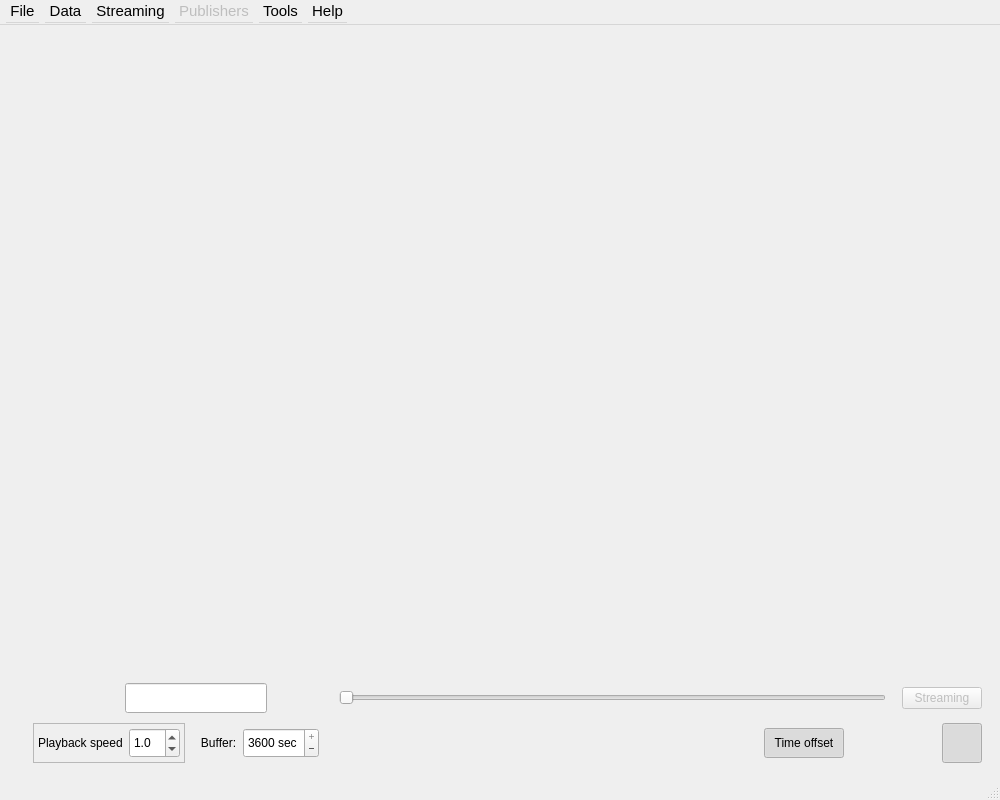
<?xml version="1.0" encoding="UTF-8"?>
<ui version="4.0">
 <class>MainWindow</class>
 <widget class="QMainWindow" name="MainWindow">
  <property name="windowModality">
   <enum>Qt::NonModal</enum>
  </property>
  <property name="geometry">
   <rect>
    <x>0</x>
    <y>0</y>
    <width>1000</width>
    <height>800</height>
   </rect>
  </property>
  <property name="focusPolicy">
   <enum>Qt::StrongFocus</enum>
  </property>
  <property name="windowTitle">
   <string>PlotJuggler</string>
  </property>
  <property name="windowIcon">
   <iconset>
    <normaloff>:/style_light/office_chart_line_stacked.png</normaloff>:/style_light/office_chart_line_stacked.png</iconset>
  </property>
  <property name="styleSheet">
   <string notr="true"/>
  </property>
  <widget class="QWidget" name="centralWidget">
   <layout class="QVBoxLayout" name="verticalLayout">
    <property name="leftMargin">
     <number>6</number>
    </property>
    <property name="topMargin">
     <number>6</number>
    </property>
    <property name="rightMargin">
     <number>6</number>
    </property>
    <property name="bottomMargin">
     <number>6</number>
    </property>
    <item>
     <widget class="QSplitter" name="splitter">
      <property name="frameShape">
       <enum>QFrame::NoFrame</enum>
      </property>
      <property name="midLineWidth">
       <number>0</number>
      </property>
      <property name="orientation">
       <enum>Qt::Horizontal</enum>
      </property>
      <property name="opaqueResize">
       <bool>true</bool>
      </property>
      <property name="handleWidth">
       <number>1</number>
      </property>
      <property name="childrenCollapsible">
       <bool>false</bool>
      </property>
      <widget class="QFrame" name="leftFrame">
       <layout class="QVBoxLayout" name="leftLayout">
        <property name="spacing">
         <number>0</number>
        </property>
        <property name="leftMargin">
         <number>4</number>
        </property>
        <property name="topMargin">
         <number>4</number>
        </property>
        <property name="rightMargin">
         <number>4</number>
        </property>
        <property name="bottomMargin">
         <number>4</number>
        </property>
       </layout>
      </widget>
      <widget class="QWidget" name="plottingArea" native="true">
       <layout class="QVBoxLayout" name="verticalLayout_2">
        <property name="spacing">
         <number>0</number>
        </property>
        <property name="leftMargin">
         <number>4</number>
        </property>
        <property name="topMargin">
         <number>4</number>
        </property>
        <property name="rightMargin">
         <number>4</number>
        </property>
        <property name="bottomMargin">
         <number>4</number>
        </property>
        <item>
         <layout class="QVBoxLayout" name="plottingLayout">
          <property name="spacing">
           <number>0</number>
          </property>
          <item>
           <spacer name="verticalSpacer">
            <property name="orientation">
             <enum>Qt::Vertical</enum>
            </property>
            <property name="sizeHint" stdset="0">
             <size>
              <width>20</width>
              <height>0</height>
             </size>
            </property>
           </spacer>
          </item>
          <item>
           <widget class="QWidget" name="widgetTimescale" native="true">
            <property name="maximumSize">
             <size>
              <width>16777215</width>
              <height>40</height>
             </size>
            </property>
            <layout class="QHBoxLayout" name="horizontalLayoutZoom" stretch="0,0,0,0,0,0,0">
             <property name="leftMargin">
              <number>8</number>
             </property>
             <property name="topMargin">
              <number>0</number>
             </property>
             <property name="rightMargin">
              <number>8</number>
             </property>
             <property name="bottomMargin">
              <number>0</number>
             </property>
             <item>
              <widget class="QPushButton" name="pushButtonOptions">
               <property name="minimumSize">
                <size>
                 <width>40</width>
                 <height>40</height>
                </size>
               </property>
               <property name="maximumSize">
                <size>
                 <width>40</width>
                 <height>40</height>
                </size>
               </property>
               <property name="focusPolicy">
                <enum>Qt::NoFocus</enum>
               </property>
               <property name="toolTip">
                <string>&lt;html&gt;&lt;head/&gt;&lt;body&gt;&lt;p&gt;Show/Hide extra options&lt;/p&gt;&lt;/body&gt;&lt;/html&gt;</string>
               </property>
               <property name="styleSheet">
                <string notr="true"/>
               </property>
               <property name="text">
                <string/>
               </property>
               <property name="icon">
                <iconset>
                 <normaloff>:/style_light/settings_cog.png</normaloff>:/style_light/settings_cog.png</iconset>
               </property>
               <property name="iconSize">
                <size>
                 <width>28</width>
                 <height>28</height>
                </size>
               </property>
               <property name="checkable">
                <bool>true</bool>
               </property>
               <property name="flat">
                <bool>true</bool>
               </property>
              </widget>
             </item>
             <item>
              <widget class="QPushButton" name="pushButtonTimeTracker">
               <property name="minimumSize">
                <size>
                 <width>40</width>
                 <height>40</height>
                </size>
               </property>
               <property name="maximumSize">
                <size>
                 <width>40</width>
                 <height>40</height>
                </size>
               </property>
               <property name="focusPolicy">
                <enum>Qt::NoFocus</enum>
               </property>
               <property name="toolTip">
                <string>&lt;html&gt;&lt;head/&gt;&lt;body&gt;&lt;p&gt;Change the amount of information displayed with the vertical TimeTracker&lt;/p&gt;&lt;/body&gt;&lt;/html&gt;</string>
               </property>
               <property name="styleSheet">
                <string notr="true"/>
               </property>
               <property name="text">
                <string/>
               </property>
               <property name="icon">
                <iconset>
                 <normaloff>:/style_light/line_tracker_1.png</normaloff>:/style_light/line_tracker_1.png</iconset>
               </property>
               <property name="iconSize">
                <size>
                 <width>36</width>
                 <height>36</height>
                </size>
               </property>
               <property name="flat">
                <bool>true</bool>
               </property>
              </widget>
             </item>
             <item>
              <widget class="QLineEdit" name="displayTime">
               <property name="sizePolicy">
                <sizepolicy hsizetype="MinimumExpanding" vsizetype="Fixed">
                 <horstretch>0</horstretch>
                 <verstretch>0</verstretch>
                </sizepolicy>
               </property>
               <property name="minimumSize">
                <size>
                 <width>80</width>
                 <height>30</height>
                </size>
               </property>
               <property name="maximumSize">
                <size>
                 <width>200</width>
                 <height>30</height>
                </size>
               </property>
               <property name="font">
                <font>
                 <pointsize>11</pointsize>
                </font>
               </property>
               <property name="alignment">
                <set>Qt::AlignCenter</set>
               </property>
               <property name="readOnly">
                <bool>true</bool>
               </property>
              </widget>
             </item>
             <item>
              <layout class="QHBoxLayout" name="horizontalLayout_3">
               <property name="spacing">
                <number>0</number>
               </property>
               <property name="leftMargin">
                <number>0</number>
               </property>
               <item>
                <widget class="QPushButton" name="playbackLoop">
                 <property name="minimumSize">
                  <size>
                   <width>30</width>
                   <height>30</height>
                  </size>
                 </property>
                 <property name="maximumSize">
                  <size>
                   <width>30</width>
                   <height>30</height>
                  </size>
                 </property>
                 <property name="focusPolicy">
                  <enum>Qt::NoFocus</enum>
                 </property>
                 <property name="toolTip">
                  <string>&lt;html&gt;&lt;head/&gt;&lt;body&gt;&lt;p&gt;Loop&lt;/p&gt;&lt;/body&gt;&lt;/html&gt;</string>
                 </property>
                 <property name="text">
                  <string/>
                 </property>
                 <property name="icon">
                  <iconset>
                   <normaloff>:/style_light/loop.png</normaloff>:/style_light/loop.png</iconset>
                 </property>
                 <property name="iconSize">
                  <size>
                   <width>28</width>
                   <height>28</height>
                  </size>
                 </property>
                 <property name="checkable">
                  <bool>true</bool>
                 </property>
                 <property name="flat">
                  <bool>true</bool>
                 </property>
                </widget>
               </item>
               <item>
                <widget class="QPushButton" name="pushButtonPlay">
                 <property name="minimumSize">
                  <size>
                   <width>30</width>
                   <height>30</height>
                  </size>
                 </property>
                 <property name="maximumSize">
                  <size>
                   <width>30</width>
                   <height>30</height>
                  </size>
                 </property>
                 <property name="focusPolicy">
                  <enum>Qt::NoFocus</enum>
                 </property>
                 <property name="toolTip">
                  <string>&lt;html&gt;&lt;head/&gt;&lt;body&gt;&lt;p&gt;Start/Stop player&lt;/p&gt;&lt;p&gt;( &lt;span style=&quot; font-weight:600;&quot;&gt;Space &lt;/span&gt;)&lt;/p&gt;&lt;/body&gt;&lt;/html&gt;</string>
                 </property>
                 <property name="styleSheet">
                  <string notr="true">QPushButton:checked {
    background-color: transparent;
    border:  0px;
    padding: 3px;
    outline: none;
}</string>
                 </property>
                 <property name="text">
                  <string/>
                 </property>
                 <property name="icon">
                  <iconset>
                   <normaloff>:/style_light/play_arrow.png</normaloff>
                   <normalon>:/style_light/pause.png</normalon>:/style_light/play_arrow.png</iconset>
                 </property>
                 <property name="iconSize">
                  <size>
                   <width>36</width>
                   <height>36</height>
                  </size>
                 </property>
                 <property name="checkable">
                  <bool>true</bool>
                 </property>
                 <property name="checked">
                  <bool>false</bool>
                 </property>
                 <property name="flat">
                  <bool>true</bool>
                 </property>
                </widget>
               </item>
              </layout>
             </item>
             <item>
              <widget class="RealSlider" name="timeSlider">
               <property name="enabled">
                <bool>true</bool>
               </property>
               <property name="sizePolicy">
                <sizepolicy hsizetype="Expanding" vsizetype="Fixed">
                 <horstretch>1</horstretch>
                 <verstretch>0</verstretch>
                </sizepolicy>
               </property>
               <property name="minimumSize">
                <size>
                 <width>0</width>
                 <height>40</height>
                </size>
               </property>
               <property name="maximumSize">
                <size>
                 <width>16777215</width>
                 <height>40</height>
                </size>
               </property>
               <property name="focusPolicy">
                <enum>Qt::WheelFocus</enum>
               </property>
               <property name="maximum">
                <number>0</number>
               </property>
               <property name="orientation">
                <enum>Qt::Horizontal</enum>
               </property>
               <property name="tickPosition">
                <enum>QSlider::NoTicks</enum>
               </property>
               <property name="tickInterval">
                <number>1</number>
               </property>
              </widget>
             </item>
             <item>
              <spacer name="horizontalSpacer">
               <property name="orientation">
                <enum>Qt::Horizontal</enum>
               </property>
               <property name="sizeHint" stdset="0">
                <size>
                 <width>10</width>
                 <height>20</height>
                </size>
               </property>
              </spacer>
             </item>
             <item>
              <widget class="QPushButton" name="pushButtonStreaming">
               <property name="enabled">
                <bool>false</bool>
               </property>
               <property name="focusPolicy">
                <enum>Qt::NoFocus</enum>
               </property>
               <property name="toolTip">
                <string>&lt;html&gt;&lt;head/&gt;&lt;body&gt;&lt;p&gt;Start/Stop streaming&lt;/p&gt;&lt;p&gt;( &lt;span style=&quot; font-weight:600;&quot;&gt;CTRL+Space &lt;/span&gt;)&lt;/p&gt;&lt;/body&gt;&lt;/html&gt;</string>
               </property>
               <property name="text">
                <string>Streaming</string>
               </property>
               <property name="checkable">
                <bool>true</bool>
               </property>
              </widget>
             </item>
            </layout>
           </widget>
          </item>
          <item>
           <widget class="QWidget" name="widgetOptions" native="true">
            <property name="minimumSize">
             <size>
              <width>0</width>
              <height>50</height>
             </size>
            </property>
            <property name="maximumSize">
             <size>
              <width>16777215</width>
              <height>50</height>
             </size>
            </property>
            <layout class="QHBoxLayout" name="horizontalLayout_2">
             <property name="leftMargin">
              <number>8</number>
             </property>
             <property name="topMargin">
              <number>2</number>
             </property>
             <property name="rightMargin">
              <number>8</number>
             </property>
             <property name="bottomMargin">
              <number>2</number>
             </property>
             <item>
              <widget class="QFrame" name="frame">
               <property name="maximumSize">
                <size>
                 <width>16777215</width>
                 <height>40</height>
                </size>
               </property>
               <property name="frameShape">
                <enum>QFrame::StyledPanel</enum>
               </property>
               <property name="frameShadow">
                <enum>QFrame::Raised</enum>
               </property>
               <layout class="QHBoxLayout" name="horizontalLayout">
                <property name="spacing">
                 <number>6</number>
                </property>
                <property name="leftMargin">
                 <number>4</number>
                </property>
                <property name="topMargin">
                 <number>2</number>
                </property>
                <property name="rightMargin">
                 <number>4</number>
                </property>
                <property name="bottomMargin">
                 <number>2</number>
                </property>
                <item>
                 <widget class="QLabel" name="label">
                  <property name="text">
                   <string>Playback speed</string>
                  </property>
                 </widget>
                </item>
                <item>
                 <widget class="QDoubleSpinBox" name="playbackRate">
                  <property name="minimumSize">
                   <size>
                    <width>0</width>
                    <height>30</height>
                   </size>
                  </property>
                  <property name="maximumSize">
                   <size>
                    <width>16777215</width>
                    <height>30</height>
                   </size>
                  </property>
                  <property name="focusPolicy">
                   <enum>Qt::WheelFocus</enum>
                  </property>
                  <property name="toolTip">
                   <string>&lt;html&gt;&lt;head/&gt;&lt;body&gt;&lt;p&gt;Rate (speed multiplier)&lt;/p&gt;&lt;/body&gt;&lt;/html&gt;</string>
                  </property>
                  <property name="decimals">
                   <number>1</number>
                  </property>
                  <property name="minimum">
                   <double>0.100000000000000</double>
                  </property>
                  <property name="maximum">
                   <double>10.000000000000000</double>
                  </property>
                  <property name="singleStep">
                   <double>0.100000000000000</double>
                  </property>
                  <property name="value">
                   <double>1.000000000000000</double>
                  </property>
                 </widget>
                </item>
               </layout>
              </widget>
             </item>
             <item>
              <widget class="QLabel" name="streamingLabel">
               <property name="text">
                <string>   Buffer:</string>
               </property>
              </widget>
             </item>
             <item>
              <widget class="QSpinBox" name="streamingSpinBox">
               <property name="minimumSize">
                <size>
                 <width>0</width>
                 <height>30</height>
                </size>
               </property>
               <property name="maximumSize">
                <size>
                 <width>16777215</width>
                 <height>30</height>
                </size>
               </property>
               <property name="focusPolicy">
                <enum>Qt::ClickFocus</enum>
               </property>
               <property name="toolTip">
                <string>Size of the  Buffer (seconds)</string>
               </property>
               <property name="buttonSymbols">
                <enum>QAbstractSpinBox::PlusMinus</enum>
               </property>
               <property name="accelerated">
                <bool>true</bool>
               </property>
               <property name="correctionMode">
                <enum>QAbstractSpinBox::CorrectToPreviousValue</enum>
               </property>
               <property name="suffix">
                <string> sec</string>
               </property>
               <property name="minimum">
                <number>5</number>
               </property>
               <property name="maximum">
                <number>3600</number>
               </property>
               <property name="value">
                <number>3600</number>
               </property>
              </widget>
             </item>
             <item>
              <spacer name="horizontalSpacer_2">
               <property name="orientation">
                <enum>Qt::Horizontal</enum>
               </property>
               <property name="sizeHint" stdset="0">
                <size>
                 <width>40</width>
                 <height>20</height>
                </size>
               </property>
              </spacer>
             </item>
             <item>
              <widget class="QPushButton" name="pushButtonRemoveTimeOffset">
               <property name="sizePolicy">
                <sizepolicy hsizetype="Preferred" vsizetype="Fixed">
                 <horstretch>0</horstretch>
                 <verstretch>0</verstretch>
                </sizepolicy>
               </property>
               <property name="minimumSize">
                <size>
                 <width>80</width>
                 <height>28</height>
                </size>
               </property>
               <property name="maximumSize">
                <size>
                 <width>16777215</width>
                 <height>30</height>
                </size>
               </property>
               <property name="focusPolicy">
                <enum>Qt::NoFocus</enum>
               </property>
               <property name="toolTip">
                <string>&lt;html&gt;&lt;head/&gt;&lt;body&gt;&lt;p&gt;If checked, an offset will be applied to each timeseries to ensure that the first time instant is equal to zero.&lt;/p&gt;&lt;/body&gt;&lt;/html&gt;</string>
               </property>
               <property name="text">
                <string>Time offset</string>
               </property>
               <property name="iconSize">
                <size>
                 <width>16</width>
                 <height>28</height>
                </size>
               </property>
               <property name="checkable">
                <bool>true</bool>
               </property>
               <property name="checked">
                <bool>true</bool>
               </property>
               <property name="flat">
                <bool>true</bool>
               </property>
              </widget>
             </item>
             <item>
              <widget class="QPushButton" name="pushButtonUseDateTime">
               <property name="sizePolicy">
                <sizepolicy hsizetype="Preferred" vsizetype="Fixed">
                 <horstretch>0</horstretch>
                 <verstretch>0</verstretch>
                </sizepolicy>
               </property>
               <property name="minimumSize">
                <size>
                 <width>40</width>
                 <height>40</height>
                </size>
               </property>
               <property name="maximumSize">
                <size>
                 <width>40</width>
                 <height>40</height>
                </size>
               </property>
               <property name="focusPolicy">
                <enum>Qt::NoFocus</enum>
               </property>
               <property name="toolTip">
                <string>&lt;html&gt;&lt;head/&gt;&lt;body&gt;&lt;p&gt;If active, visualize the current time as DateTime ( YYYY/MM/DD:m::s::ms)&lt;/p&gt;&lt;/body&gt;&lt;/html&gt;</string>
               </property>
               <property name="text">
                <string/>
               </property>
               <property name="icon">
                <iconset>
                 <normaloff>:/style_light/datetime.png</normaloff>:/style_light/datetime.png</iconset>
               </property>
               <property name="iconSize">
                <size>
                 <width>40</width>
                 <height>40</height>
                </size>
               </property>
               <property name="checkable">
                <bool>true</bool>
               </property>
               <property name="flat">
                <bool>true</bool>
               </property>
              </widget>
             </item>
             <item>
              <widget class="QPushButton" name="pushButtonActivateGrid">
               <property name="sizePolicy">
                <sizepolicy hsizetype="Preferred" vsizetype="Preferred">
                 <horstretch>0</horstretch>
                 <verstretch>0</verstretch>
                </sizepolicy>
               </property>
               <property name="minimumSize">
                <size>
                 <width>40</width>
                 <height>40</height>
                </size>
               </property>
               <property name="maximumSize">
                <size>
                 <width>40</width>
                 <height>40</height>
                </size>
               </property>
               <property name="focusPolicy">
                <enum>Qt::NoFocus</enum>
               </property>
               <property name="toolTip">
                <string>&lt;html&gt;&lt;head/&gt;&lt;body&gt;&lt;p&gt;Show/Hide the grid&lt;/p&gt;&lt;/body&gt;&lt;/html&gt;</string>
               </property>
               <property name="styleSheet">
                <string notr="true"/>
               </property>
               <property name="text">
                <string/>
               </property>
               <property name="icon">
                <iconset>
                 <normaloff>:/style_light/grid.png</normaloff>:/style_light/grid.png</iconset>
               </property>
               <property name="iconSize">
                <size>
                 <width>32</width>
                 <height>32</height>
                </size>
               </property>
               <property name="checkable">
                <bool>true</bool>
               </property>
               <property name="flat">
                <bool>true</bool>
               </property>
              </widget>
             </item>
             <item>
              <widget class="QPushButton" name="pushButtonRatio">
               <property name="sizePolicy">
                <sizepolicy hsizetype="Minimum" vsizetype="Fixed">
                 <horstretch>0</horstretch>
                 <verstretch>0</verstretch>
                </sizepolicy>
               </property>
               <property name="minimumSize">
                <size>
                 <width>40</width>
                 <height>40</height>
                </size>
               </property>
               <property name="maximumSize">
                <size>
                 <width>40</width>
                 <height>40</height>
                </size>
               </property>
               <property name="focusPolicy">
                <enum>Qt::NoFocus</enum>
               </property>
               <property name="toolTip">
                <string>Keep the aspect ratio of XY plots</string>
               </property>
               <property name="text">
                <string/>
               </property>
               <property name="icon">
                <iconset>
                 <normaloff>:/style_light/ratio.png</normaloff>:/style_light/ratio.png</iconset>
               </property>
               <property name="iconSize">
                <size>
                 <width>32</width>
                 <height>32</height>
                </size>
               </property>
               <property name="checkable">
                <bool>true</bool>
               </property>
               <property name="checked">
                <bool>true</bool>
               </property>
               <property name="flat">
                <bool>true</bool>
               </property>
              </widget>
             </item>
            </layout>
           </widget>
          </item>
         </layout>
        </item>
       </layout>
      </widget>
     </widget>
    </item>
   </layout>
  </widget>
  <widget class="MenuBar" name="menuBar">
   <property name="geometry">
    <rect>
     <x>0</x>
     <y>0</y>
     <width>1000</width>
     <height>28</height>
    </rect>
   </property>
   <property name="minimumSize">
    <size>
     <width>0</width>
     <height>25</height>
    </size>
   </property>
   <property name="font">
    <font>
     <pointsize>11</pointsize>
    </font>
   </property>
   <property name="defaultUp">
    <bool>false</bool>
   </property>
   <property name="nativeMenuBar">
    <bool>false</bool>
   </property>
   <widget class="QMenu" name="menuFile">
    <property name="toolTip">
     <string>File Menu (ALT+F)</string>
    </property>
    <property name="title">
     <string>File</string>
    </property>
    <widget class="QMenu" name="menuRecentData">
     <property name="title">
      <string>Recent datafile...</string>
     </property>
     <addaction name="separator"/>
     <addaction name="actionClearRecentData"/>
    </widget>
    <widget class="QMenu" name="menuRecentLayout">
     <property name="title">
      <string>Recent layout...</string>
     </property>
     <addaction name="separator"/>
     <addaction name="actionClearRecentLayout"/>
    </widget>
    <addaction name="actionLoadData"/>
    <addaction name="menuRecentData"/>
    <addaction name="actionLoadDummyData"/>
    <addaction name="separator"/>
    <addaction name="actionLoadLayout"/>
    <addaction name="menuRecentLayout"/>
    <addaction name="actionSaveLayout"/>
    <addaction name="separator"/>
    <addaction name="actionPreferences"/>
    <addaction name="actionExit"/>
   </widget>
   <widget class="QMenu" name="menuStreaming">
    <property name="toolTip">
     <string>Streaming Plugins (ALT+S)</string>
    </property>
    <property name="title">
     <string>Streaming</string>
    </property>
    <addaction name="actionStopStreaming"/>
    <addaction name="separator"/>
   </widget>
   <widget class="QMenu" name="menuPublishers">
    <property name="enabled">
     <bool>false</bool>
    </property>
    <property name="toolTip">
     <string>Publisher plugins (ALT+P)</string>
    </property>
    <property name="title">
     <string>Publishers</string>
    </property>
   </widget>
   <widget class="QMenu" name="menuHelp">
    <property name="toolTip">
     <string>Help (ALT+H)</string>
    </property>
    <property name="title">
     <string>Help</string>
    </property>
    <addaction name="actionCheatsheet"/>
    <addaction name="actionSupportPlotJuggler"/>
    <addaction name="actionReportBug"/>
    <addaction name="separator"/>
    <addaction name="actionAbout"/>
   </widget>
   <widget class="QMenu" name="menuTools">
    <property name="title">
     <string>Tools</string>
    </property>
    <addaction name="separator"/>
    <addaction name="actionFunctionEditor"/>
    <addaction name="actionFullscreen"/>
    <addaction name="actionSaveAllPlotTabs"/>
   </widget>
   <widget class="QMenu" name="menuData">
    <property name="title">
     <string>Data</string>
    </property>
    <addaction name="actionDeleteAllData"/>
    <addaction name="actionClearBuffer"/>
   </widget>
   <addaction name="menuFile"/>
   <addaction name="menuData"/>
   <addaction name="menuStreaming"/>
   <addaction name="menuPublishers"/>
   <addaction name="menuTools"/>
   <addaction name="menuHelp"/>
  </widget>
  <widget class="QStatusBar" name="statusBar"/>
  <action name="actionLoadData">
   <property name="text">
    <string>Load Data</string>
   </property>
   <property name="toolTip">
    <string>Load Data</string>
   </property>
   <property name="shortcut">
    <string>Ctrl+L</string>
   </property>
  </action>
  <action name="actionLoadLayout">
   <property name="text">
    <string>Load layout</string>
   </property>
  </action>
  <action name="actionSaveLayout">
   <property name="text">
    <string>Save layout</string>
   </property>
  </action>
  <action name="actionExit">
   <property name="text">
    <string>Exit</string>
   </property>
   <property name="shortcut">
    <string>Ctrl+Q</string>
   </property>
  </action>
  <action name="actionAbout">
   <property name="text">
    <string>About</string>
   </property>
  </action>
  <action name="actionStopStreaming">
   <property name="enabled">
    <bool>false</bool>
   </property>
   <property name="text">
    <string>Stop streaming</string>
   </property>
  </action>
  <action name="actionReportBug">
   <property name="text">
    <string>Report a bug...</string>
   </property>
   <property name="toolTip">
    <string>Report issue on Github</string>
   </property>
  </action>
  <action name="actionClearBuffer">
   <property name="text">
    <string>Clear data points</string>
   </property>
   <property name="shortcut">
    <string>Ctrl+Shift+C</string>
   </property>
  </action>
  <action name="actionFullscreen">
   <property name="text">
    <string>Fullscreen mode</string>
   </property>
   <property name="toolTip">
    <string>Maximize plots [F10]</string>
   </property>
   <property name="shortcut">
    <string>F10</string>
   </property>
  </action>
  <action name="actionSaveAllPlotTabs">
   <property name="text">
    <string>Save all plot tabs as images</string>
   </property>
   <property name="toolTip">
    <string>Save each tab as a separate image.</string>
   </property>
  </action>
  <action name="actionLoadDummyData">
   <property name="text">
    <string>Load Dummy Data</string>
   </property>
  </action>
  <action name="actionFunctionEditor">
   <property name="text">
    <string>Open Function Editor</string>
   </property>
  </action>
  <action name="actionCheatsheet">
   <property name="text">
    <string>Cheatsheet</string>
   </property>
  </action>
  <action name="actionSupportPlotJuggler">
   <property name="text">
    <string>Support PlotJuggler</string>
   </property>
  </action>
  <action name="actionClearRecentData">
   <property name="icon">
    <iconset>
     <normaloff>:/style_light/clean_pane.png</normaloff>:/style_light/clean_pane.png</iconset>
   </property>
   <property name="text">
    <string>Clear</string>
   </property>
  </action>
  <action name="actionClearRecentLayout">
   <property name="icon">
    <iconset>
     <normaloff>:/style_light/clean_pane.png</normaloff>:/style_light/clean_pane.png</iconset>
   </property>
   <property name="text">
    <string>Clear</string>
   </property>
  </action>
  <action name="actionDeleteAllData">
   <property name="text">
    <string>Delete everything</string>
   </property>
   <property name="shortcut">
    <string>Ctrl+Shift+X</string>
   </property>
  </action>
  <action name="actionLoad_stylesheet">
   <property name="text">
    <string>Load stylesheet</string>
   </property>
  </action>
  <action name="actionPreferences">
   <property name="text">
    <string>Preferences...</string>
   </property>
  </action>
 </widget>
 <layoutdefault spacing="6" margin="11"/>
 <customwidgets>
  <customwidget>
   <class>RealSlider</class>
   <extends>QSlider</extends>
   <header location="global">realslider.h</header>
  </customwidget>
  <customwidget>
   <class>MenuBar</class>
   <extends>QMenuBar</extends>
   <header location="global">menubar.h</header>
  </customwidget>
 </customwidgets>
 <resources/>
 <connections/>
</ui>
